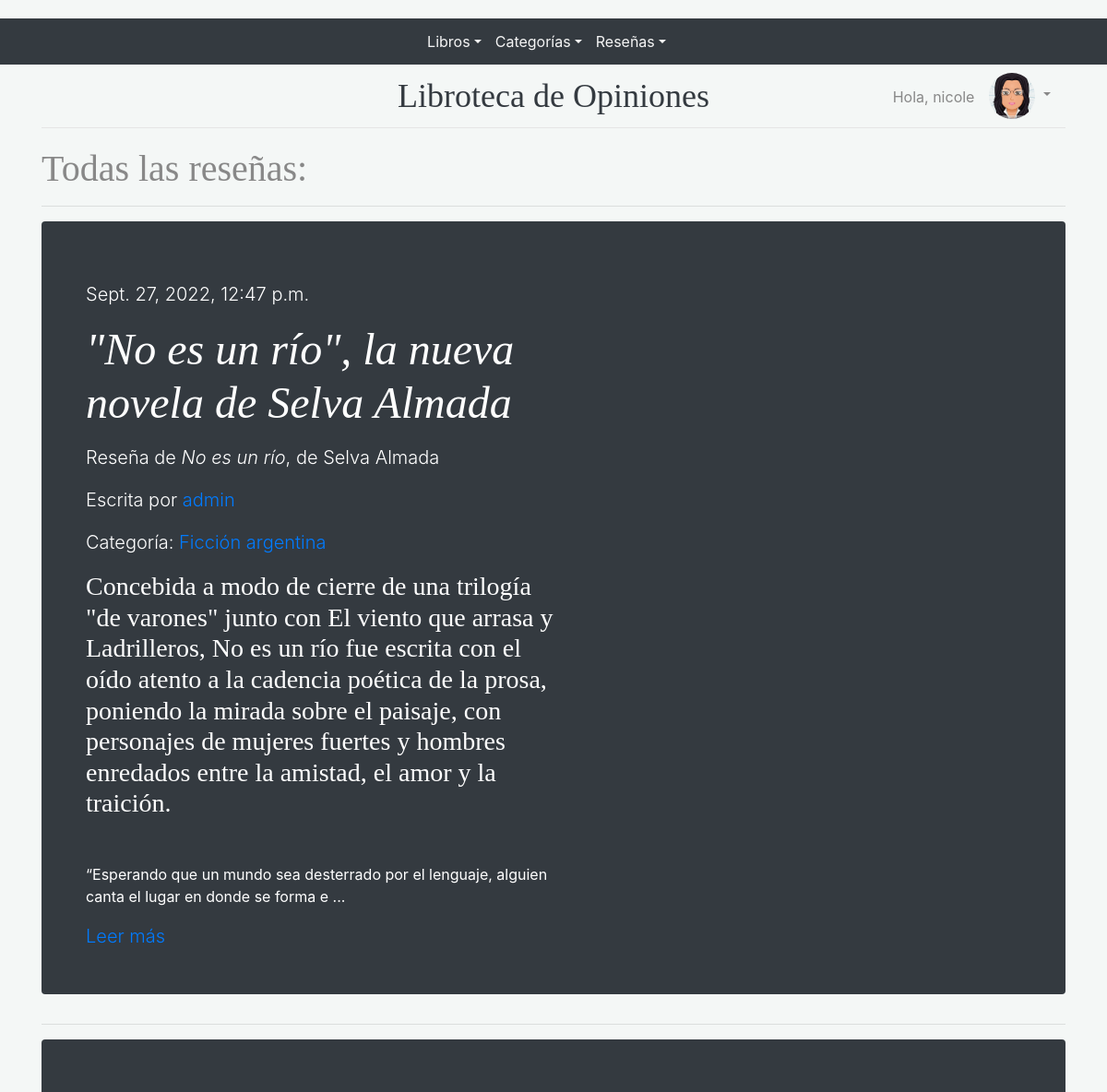
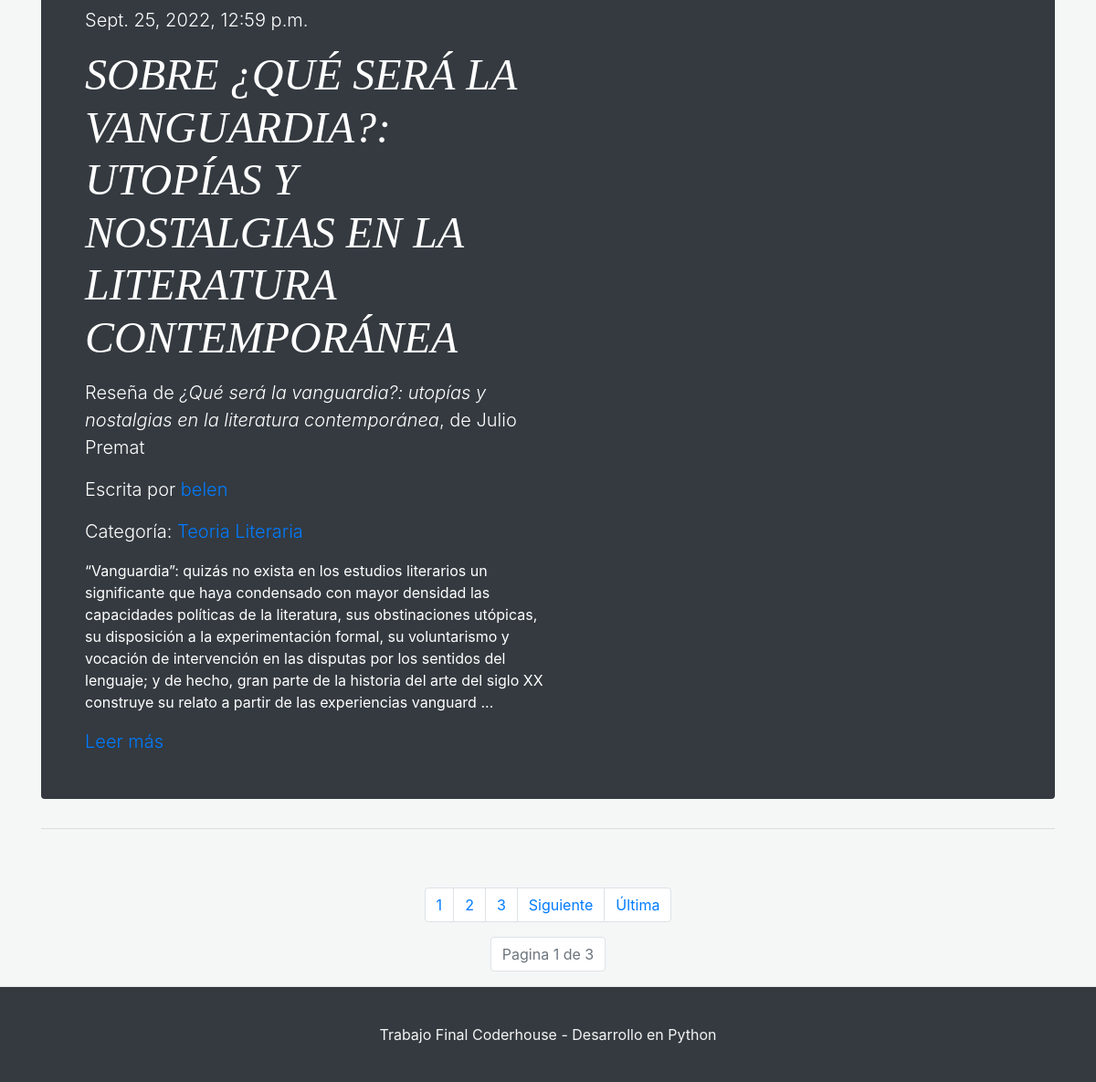
Before: /pages/ (signed in) with the older database file (2 pictures, top to bottom).
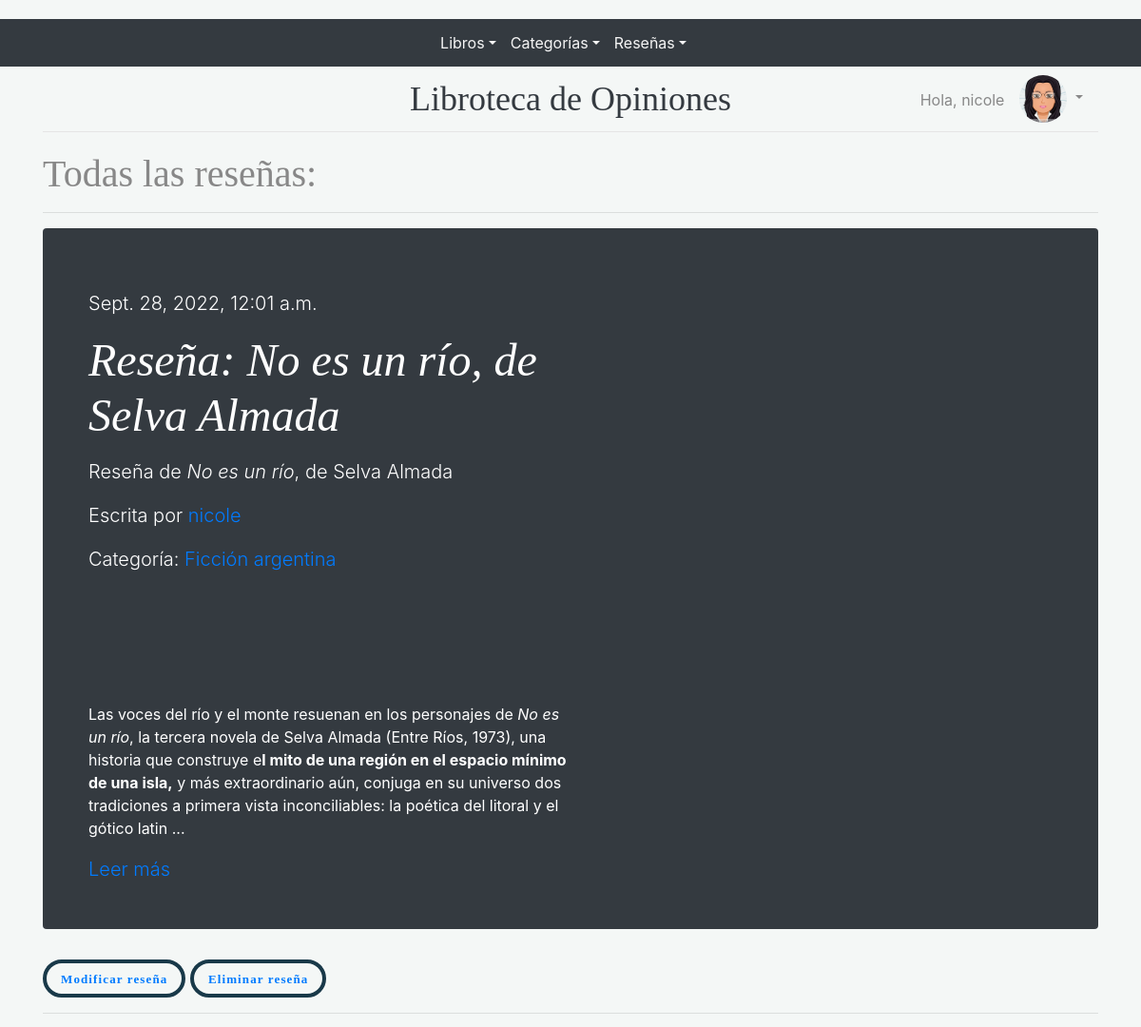
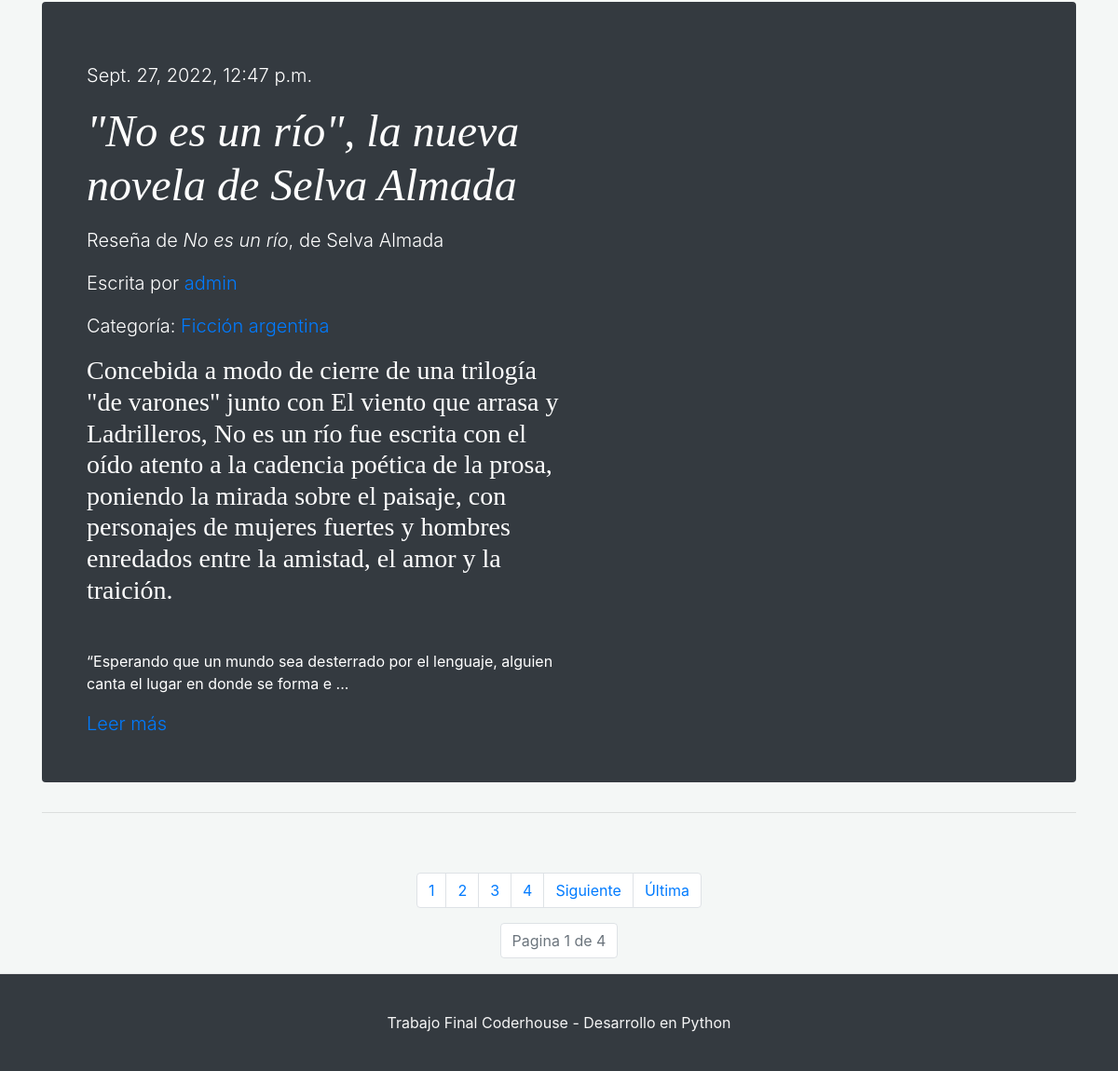
After: the same page with the newer database file (2 pictures, top to bottom).
### Blog/models.py (models this page shows, shortened)
class Post(models.Model):
    titulo = models.CharField(max_length=250)
    subtitulo=models.CharField(max_length=250)
    autor=models.ForeignKey(User, on_delete=models.CASCADE)
    categoria=models.ForeignKey(Categoria, on_delete=models.SET_NULL, null=True, blank=True)
    libro=models.ForeignKey(Libro, on_delete=models.CASCADE, null=True)
    imagen=models.ImageField(null=True, blank=True, upload_to="imagenesBlog")
    cuerpo=RichTextField()
    fecha_publicacion=models.DateTimeField(auto_now_add=True)
    likes=models.ManyToManyField(User, related_name='likes')
    class Meta:
        ordering = ["-fecha_publicacion"]

class Categoria(models.Model):
    nombre=models.CharField(max_length=50, null=True)
    class Meta:
        ordering = ["nombre"]
    def __str__(self):
        return self.nombre

### Libros/models.py (models this page shows, shortened)
class Libro(models.Model):
    titulo= models.CharField(max_length=100)
    isbn= models.CharField(max_length=30)
    fecha_publicacion = models.DateField()
    editorial = models.ForeignKey(Editorial,on_delete=models.CASCADE)
    autor = models.ForeignKey(Autor,on_delete=models.CASCADE)
    imagen=models.ImageField(upload_to="imagenesLibros", null=True)
    class Meta:
        ordering = ["titulo"]

class Autor(models.Model):
    nombre= models.CharField(max_length=30)
    apellido= models.CharField(max_length=30)
    class Meta:
        ordering = ["apellido"]

### Blog/views.py (the view)
def listaPosts(request):
      postsLista=Post.objects.all()
      paginator = Paginator(postsLista, 2)
      pagina = request.GET.get('pagina')
      postsPag = paginator.get_page(pagina)
      cantPags = "a" * postsPag.paginator.num_pages
      return render(request, "Blog/pages.html", {"posts": postsLista, 'postsPag': postsPag, "cantPags": cantPags,  "categorias": obtenerCategorias(request)})

### Blog/views.py (called while the page is built)
def obtenerCategorias(request):
      categorias=Categoria.objects.all()
      for categoria in categorias:
           categoria=categoria.id
      return categorias

### Blog/templates/Blog/pages.html (shortened to what this page needs)
{% extends "Blog/padre.html" %}
{% load static %}
{% block cuerpodelapagina %}
<h1> Todas las reseñas: </h1>
<hr>
{% for post in postsPag %}
<div class="jumbotron p-3 p-md-5 text-white rounded bg-dark">
    <div class="col-md-6 px-0">
    <p class="lead my-3">  {{ post.fecha_publicacion }} </p>
      <h1 class="display-4 font-italic">{{ post.titulo }}</h1>
      <p class="lead my-3"> Reseña de <em>{{ post.libro.titulo }}</em>, de {{ post.libro.autor.nombre }} {{ post.libro.autor.apellido }} </p>
      <p class="lead my-3"> Escrita por <a href="{% url 'profile' post.autor.pk %}">{{ post.autor }} </a> </p>
      {% if post.categoria %}
      <p class="lead my-3"> Categoría: <a href="{% url 'CategoriaPosts' post.categoria.id %}"> {{ post.categoria }}</a></p>
      {% endif %}
      <p class="lead my-3"> {{ post.cuerpo|safe|slice:500 }} ... </p>
      <p class="lead mb-0"><a href="#" class="text-white font-weight-bold"> <a href="{% url 'PostVista' post.id %}"> Leer más</a></p>
    </div>
  </div>
{% if request.user == post.autor %}
<button>
    <a href="{% url 'editarPost' post.id %}"> Modificar reseña</a>
</button>
<button>
    <a href="{% url 'eliminarPost' post.id %}"> Eliminar reseña</a>
</button>
{% endif %}
<hr>
{% endfor %}
<br> <br>
<nav aria-label="Page navigation example">
    <ul class="pagination justify-content-center">
{% for pagina in cantPags %}
<li class="page-item"><a class="page-link" href="?pagina= {{ forloop.counter }}">{{ forloop.counter }}</a></li>
{% endfor %}
{% if postsPag.has_next %}
<li class="page-item"><a class="page-link" href="?pagina= {{ postsPag.next_page_number }}">Siguiente</a></li>
<li class="page-item"><a class="page-link" href="?pagina= {{ postsPag.paginator.num_pages }}">Última</a></li>
{% endif %}
</ul>
</nav>
<nav aria-label="Page navigation example">
    <ul class="pagination justify-content-center">
        <li class="page-item disabled"> <a class="page-link" href="#"> Pagina {{ postsPag.number }} de {{ postsPag.paginator.num_pages }} </a></li>
    </ul>
</nav>
{% endblock %}

Changed rows visible on the page:
no longer on this page (row unchanged): Post: fecha_publicacion "Sept. 25, 2022, 12:59 p.m.", titulo "SOBRE ¿QUÉ SERÁ LA VANGUARDIA?: UTOPÍAS Y NOSTALGIAS EN LA LITERATURA CONTEMPORÁNEA", libro.titulo "¿Qué será la vanguardia?: utopías y nostalgias en la literatura contemporánea", libro.autor.nombre "Julio", libro.autor.apellido "Premat", autor "belen", categoria "Teoria Literaria", cuerpo "“Vanguardia”: quizás no exista en los estudios literarios un significante que haya condensado con mayor densidad las capacidades políticas de la literatura, sus obstinaciones utópicas, su disposición a la experimentación formal, su voluntarismo y vocación de intervención en las disputas por los sentidos del lenguaje; y de hecho, gran parte de la historia del arte del siglo XX construye su relato a partir de las experiencias vanguard"
added Post: fecha_publicacion "Sept. 28, 2022, 12:01 a.m.", titulo "Reseña: No es un río, de Selva Almada", libro.titulo "No es un río", libro.autor.nombre "Selva", libro.autor.apellido "Almada", autor "nicole", categoria "Ficción argentina", cuerpo "Las voces del río y el monte resuenan en los personajes de No es un río , la tercera novela de Selva Almada (Entre Ríos, 1973), una historia que construye e l mito de una región en el espacio mínimo de una isla, y más extraordinario aún, conjuga en su universo dos tradiciones a primera vista inconciliables: la poética del litoral y el gótico latin", shows "Modificar reseña"
Other visible differences:
{{ postsPag.paginator.num_pages }}: "3" → "4"
new list line: "4"
